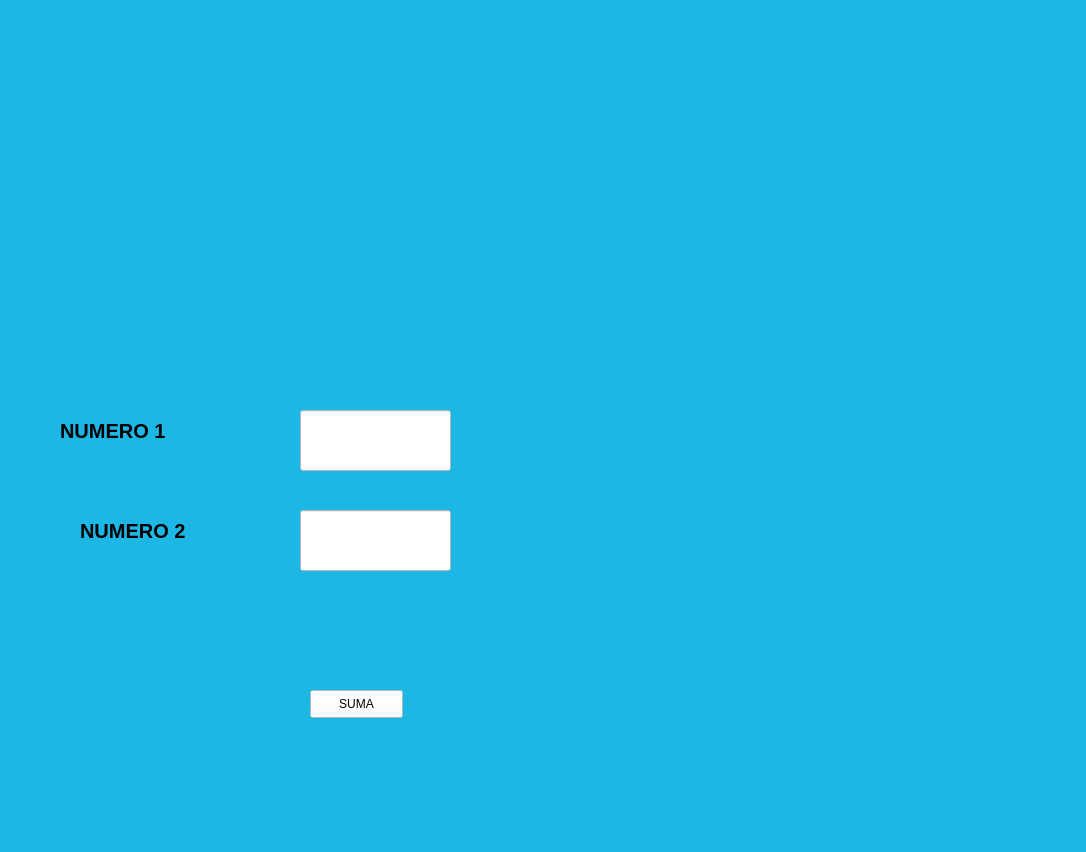
<?xml version="1.0" encoding="UTF-8"?>
<ui version="4.0">
 <class>MainWindow</class>
 <widget class="QMainWindow" name="MainWindow">
  <property name="geometry">
   <rect>
    <x>0</x>
    <y>0</y>
    <width>1086</width>
    <height>852</height>
   </rect>
  </property>
  <property name="windowTitle">
   <string>MainWindow</string>
  </property>
  <property name="styleSheet">
   <string notr="true">
background-color: rgb(29, 183, 230);</string>
  </property>
  <widget class="QWidget" name="centralwidget">
   <widget class="QLabel" name="imagen">
    <property name="geometry">
     <rect>
      <x>10</x>
      <y>20</y>
      <width>191</width>
      <height>161</height>
     </rect>
    </property>
    <property name="styleSheet">
     <string notr="true"/>
    </property>
    <property name="text">
     <string/>
    </property>
    <property name="pixmap">
     <pixmap resource="../../Archivos/Recursos.qrc">:/ejercicios/elyochi.jpg</pixmap>
    </property>
    <property name="scaledContents">
     <bool>true</bool>
    </property>
   </widget>
   <widget class="QLabel" name="imagen_2">
    <property name="geometry">
     <rect>
      <x>280</x>
      <y>30</y>
      <width>191</width>
      <height>161</height>
     </rect>
    </property>
    <property name="styleSheet">
     <string notr="true"/>
    </property>
    <property name="text">
     <string/>
    </property>
    <property name="pixmap">
     <pixmap resource="../../Archivos/Recursos.qrc">:/ejercicios/kaldo.jpg</pixmap>
    </property>
    <property name="scaledContents">
     <bool>true</bool>
    </property>
   </widget>
   <widget class="QLabel" name="label_7">
    <property name="geometry">
     <rect>
      <x>610</x>
      <y>10</y>
      <width>421</width>
      <height>341</height>
     </rect>
    </property>
    <property name="text">
     <string/>
    </property>
    <property name="pixmap">
     <pixmap resource="../../Archivos/Recursos.qrc">:/ejercicios/samsgoku.jpeg</pixmap>
    </property>
    <property name="scaledContents">
     <bool>true</bool>
    </property>
   </widget>
   <widget class="QLineEdit" name="txt_numero1">
    <property name="geometry">
     <rect>
      <x>300</x>
      <y>410</y>
      <width>151</width>
      <height>61</height>
     </rect>
    </property>
    <property name="styleSheet">
     <string notr="true">background-color: rgb(255, 255, 255);</string>
    </property>
   </widget>
   <widget class="QLineEdit" name="txt_numero2">
    <property name="geometry">
     <rect>
      <x>300</x>
      <y>510</y>
      <width>151</width>
      <height>61</height>
     </rect>
    </property>
    <property name="styleSheet">
     <string notr="true">background-color: rgb(255, 255, 255);</string>
    </property>
   </widget>
   <widget class="QPushButton" name="btn_suma">
    <property name="geometry">
     <rect>
      <x>310</x>
      <y>690</y>
      <width>93</width>
      <height>28</height>
     </rect>
    </property>
    <property name="styleSheet">
     <string notr="true">background-color: rgb(255, 255, 255);</string>
    </property>
    <property name="text">
     <string>SUMA</string>
    </property>
   </widget>
   <widget class="QLabel" name="label">
    <property name="geometry">
     <rect>
      <x>60</x>
      <y>410</y>
      <width>181</width>
      <height>41</height>
     </rect>
    </property>
    <property name="font">
     <font>
      <pointsize>15</pointsize>
      <weight>75</weight>
      <bold>true</bold>
     </font>
    </property>
    <property name="text">
     <string>NUMERO 1</string>
    </property>
   </widget>
   <widget class="QLabel" name="label_2">
    <property name="geometry">
     <rect>
      <x>80</x>
      <y>510</y>
      <width>181</width>
      <height>41</height>
     </rect>
    </property>
    <property name="font">
     <font>
      <pointsize>15</pointsize>
      <weight>75</weight>
      <bold>true</bold>
     </font>
    </property>
    <property name="text">
     <string>NUMERO 2</string>
    </property>
   </widget>
  </widget>
  <widget class="QMenuBar" name="menubar">
   <property name="geometry">
    <rect>
     <x>0</x>
     <y>0</y>
     <width>1086</width>
     <height>26</height>
    </rect>
   </property>
  </widget>
  <widget class="QStatusBar" name="statusbar"/>
 </widget>
 <resources>
  <include location="../../Archivos/Recursos.qrc"/>
 </resources>
 <connections/>
</ui>
